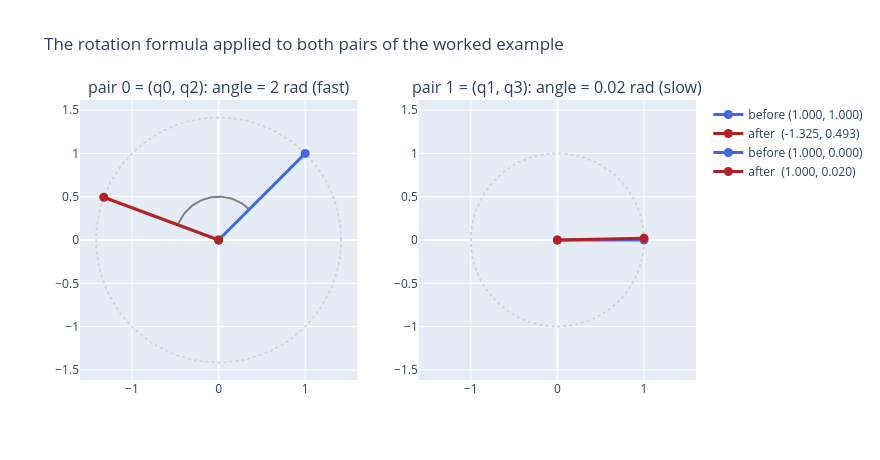

Notebook source saved alongside this figure:
### Markdown cell above
### Graph 1 -- a rotation, drawn

Pair 0 (indices 0 and 2) starts at $(1,1)$ and rotates by $2$ radians; pair 1
(indices 1 and 3) starts at $(1,0)$ and rotates by only $0.02$ radians --
different starting points, but literally the same rotation-matrix formula,
just with a different frequency plugged in. The gray arc traces the sweep
from the blue (before) arrow to the red (after) arrow.

### Code cell
def rotate2d(vec, theta_rad):
    c, s = math.cos(theta_rad), math.sin(theta_rad)
    rotation = np.array([[c, -s], [s, c]])
    return rotation @ np.array(vec)

assert np.allclose(rotate2d([1.0, 1.0], 2.0), [-1.3254, 0.4932], atol=1e-3)
assert np.allclose(rotate2d([1.0, 0.0], 0.02), [0.9998, 0.0200], atol=1e-3)

specs = [((1.0, 1.0), 2.0, "pair 0 = (q0, q2): angle = 2 rad (fast)"),
         ((1.0, 0.0), 0.02, "pair 1 = (q1, q3): angle = 0.02 rad (slow)")]
fig1 = make_subplots(rows=1, cols=2, subplot_titles=[s[2] for s in specs])
for col, (before_vec, angle, _) in enumerate(specs, start=1):
    before = np.array(before_vec)
    after = rotate2d(before_vec, angle)
    r_circle = math.hypot(*before)
    theta_circle = np.linspace(0, 2 * math.pi, 100)
    start = math.atan2(before[1], before[0])
    arc = np.linspace(start, start + angle, 50)
    r_arc = 0.5

    fig1.add_trace(go.Scatter(x=r_circle * np.cos(theta_circle), y=r_circle * np.sin(theta_circle),
                               mode="lines", line=dict(color="lightgray", dash="dot"),
                               showlegend=False, hoverinfo="skip"), row=1, col=col)
    fig1.add_trace(go.Scatter(x=r_arc * np.cos(arc), y=r_arc * np.sin(arc), mode="lines",
                               line=dict(color="gray", width=2), showlegend=False, hoverinfo="skip"),
                   row=1, col=col)
    fig1.add_trace(go.Scatter(x=[0, before[0]], y=[0, before[1]], mode="lines+markers",
                               line=dict(color="royalblue", width=3), marker=dict(size=9),
                               name=f"before ({before[0]:.3f}, {before[1]:.3f})"), row=1, col=col)
    fig1.add_trace(go.Scatter(x=[0, after[0]], y=[0, after[1]], mode="lines+markers",
                               line=dict(color="firebrick", width=3), marker=dict(size=9),
                               name=f"after  ({after[0]:.3f}, {after[1]:.3f})"), row=1, col=col)
    xaxis_name = "x" if col == 1 else f"x{col}"
    fig1.update_xaxes(range=[-1.6, 1.6], zeroline=True, row=1, col=col)
    fig1.update_yaxes(range=[-1.6, 1.6], zeroline=True, scaleanchor=xaxis_name, scaleratio=1, row=1, col=col)

fig1.update_layout(title="The rotation formula applied to both pairs of the worked example", width=880, height=460)
fig1.show()

### Figure 1 — Plotly figure (JSON) as saved in the notebook; plotly's stock layout.template omitted (floating-point values rounded to 4 significant figures)
{"data": [{"hoverinfo": "skip", "line": {"color": "lightgray", "dash": "dot"}, "mode": "lines", "showlegend": false, "type": "scatter", "x": [1.414, 1.411, 1.403, 1.389, 1.369, 1.344, 1.313, 1.277, 1.236, 1.19, 1.139, 1.083, 1.024, 0.9596, 0.8917, 0.8203, 0.7456, 0.6679, 0.5875, 0.5047, 0.4199, 0.3334, 0.2456, 0.1567, 0.06729, -0.02244, -0.1121, -0.2013, -0.2896, -0.3769, -0.4625, -0.5464, -0.628, -0.7071, -0.7834, -0.8565, -0.9261, -0.992, -1.054, -1.112, -1.165, -1.213, -1.257, -1.296, -1.329, -1.357, -1.379, -1.396, -1.408, -1.414, -1.414, -1.408, -1.396, -1.379, -1.357, -1.329, -1.296, -1.257, -1.213, -1.165, -1.112, -1.054, -0.992, -0.9261, -0.8565, -0.7834, -0.7071, -0.628, -0.5464, -0.4625, -0.3769, -0.2896, -0.2013, -0.1121, -0.02244, 0.06729, 0.1567, 0.2456, 0.3334, 0.4199, 0.5047, 0.5875, 0.6679, 0.7456, 0.8203, 0.8917, 0.9596, 1.024, 1.083, 1.139, 1.19, 1.236, 1.277, 1.313, 1.344, 1.369, 1.389, 1.403, 1.411, 1.414], "xaxis": "x", "y": [0.0, 0.08969, 0.179, 0.2676, 0.3552, 0.4413, 0.5256, 0.6078, 0.6876, 0.7646, 0.8385, 0.909, 0.9759, 1.039, 1.098, 1.152, 1.202, 1.247, 1.286, 1.321, 1.35, 1.374, 1.393, 1.405, 1.413, 1.414, 1.41, 1.4, 1.384, 1.363, 1.336, 1.304, 1.267, 1.225, 1.177, 1.125, 1.069, 1.008, 0.943, 0.8742, 0.8019, 0.7264, 0.648, 0.567, 0.4837, 0.3984, 0.3116, 0.2234, 0.1344, 0.04487, -0.04487, -0.1344, -0.2234, -0.3116, -0.3984, -0.4837, -0.567, -0.648, -0.7264, -0.8019, -0.8742, -0.943, -1.008, -1.069, -1.125, -1.177, -1.225, -1.267, -1.304, -1.336, -1.363, -1.384, -1.4, -1.41, -1.414, -1.413, -1.405, -1.393, -1.374, -1.35, -1.321, -1.286, -1.247, -1.202, -1.152, -1.098, -1.039, -0.9759, -0.909, -0.8385, -0.7646, -0.6876, -0.6078, -0.5256, -0.4413, -0.3552, -0.2676, -0.179, -0.08969, -3.464e-16], "yaxis": "y"}, {"hoverinfo": "skip", "line": {"color": "gray", "width": 2}, "mode": "lines", "showlegend": false, "type": "scatter", "x": [0.3536, 0.3388, 0.3235, 0.3077, 0.2914, 0.2746, 0.2573, 0.2396, 0.2215, 0.203, 0.1842, 0.1651, 0.1457, 0.126, 0.1062, 0.08614, 0.06598, 0.0457, 0.02534, 0.004944, -0.01546, -0.03584, -0.05616, -0.07639, -0.09649, -0.1164, -0.1362, -0.1557, -0.1749, -0.1939, -0.2126, -0.2308, -0.2488, -0.2662, -0.2833, -0.2999, -0.3159, -0.3315, -0.3465, -0.3609, -0.3747, -0.3879, -0.4005, -0.4124, -0.4236, -0.434, -0.4438, -0.4528, -0.4611, -0.4686], "xaxis": "x", "y": [0.3536, 0.3677, 0.3812, 0.3941, 0.4063, 0.4179, 0.4287, 0.4389, 0.4483, 0.4569, 0.4648, 0.472, 0.4783, 0.4839, 0.4886, 0.4925, 0.4956, 0.4979, 0.4994, 0.5, 0.4998, 0.4987, 0.4968, 0.4941, 0.4906, 0.4863, 0.4811, 0.4751, 0.4684, 0.4609, 0.4526, 0.4435, 0.4337, 0.4232, 0.412, 0.4001, 0.3875, 0.3743, 0.3605, 0.346, 0.331, 0.3155, 0.2994, 0.2828, 0.2657, 0.2482, 0.2303, 0.212, 0.1933, 0.1744], "yaxis": "y"}, {"line": {"color": "royalblue", "width": 3}, "marker": {"size": 9}, "mode": "lines+markers", "name": "before (1.000, 1.000)", "type": "scatter", "x": [0, 1], "xaxis": "x", "y": [0, 1], "yaxis": "y"}, {"line": {"color": "firebrick", "width": 3}, "marker": {"size": 9}, "mode": "lines+markers", "name": "after  (-1.325, 0.493)", "type": "scatter", "x": [0, -1.325], "xaxis": "x", "y": [0, 0.4932], "yaxis": "y"}, {"hoverinfo": "skip", "line": {"color": "lightgray", "dash": "dot"}, "mode": "lines", "showlegend": false, "type": "scatter", "x": [1.0, 0.998, 0.992, 0.9819, 0.9679, 0.9501, 0.9284, 0.9029, 0.8738, 0.8413, 0.8053, 0.766, 0.7237, 0.6785, 0.6306, 0.5801, 0.5272, 0.4723, 0.4154, 0.3569, 0.2969, 0.2358, 0.1736, 0.1108, 0.04758, -0.01587, -0.07925, -0.1423, -0.2048, -0.2665, -0.3271, -0.3863, -0.4441, -0.5, -0.5539, -0.6056, -0.6549, -0.7015, -0.7453, -0.7861, -0.8237, -0.858, -0.8888, -0.9161, -0.9397, -0.9595, -0.9754, -0.9874, -0.9955, -0.9995, -0.9995, -0.9955, -0.9874, -0.9754, -0.9595, -0.9397, -0.9161, -0.8888, -0.858, -0.8237, -0.7861, -0.7453, -0.7015, -0.6549, -0.6056, -0.5539, -0.5, -0.4441, -0.3863, -0.3271, -0.2665, -0.2048, -0.1423, -0.07925, -0.01587, 0.04758, 0.1108, 0.1736, 0.2358, 0.2969, 0.3569, 0.4154, 0.4723, 0.5272, 0.5801, 0.6306, 0.6785, 0.7237, 0.766, 0.8053, 0.8413, 0.8738, 0.9029, 0.9284, 0.9501, 0.9679, 0.9819, 0.992, 0.998, 1.0], "xaxis": "x2", "y": [0.0, 0.06342, 0.1266, 0.1893, 0.2511, 0.312, 0.3717, 0.4298, 0.4862, 0.5406, 0.5929, 0.6428, 0.6901, 0.7346, 0.7761, 0.8146, 0.8497, 0.8815, 0.9096, 0.9341, 0.9549, 0.9718, 0.9848, 0.9938, 0.9989, 0.9999, 0.9969, 0.9898, 0.9788, 0.9638, 0.945, 0.9224, 0.896, 0.866, 0.8326, 0.7958, 0.7557, 0.7127, 0.6668, 0.6182, 0.5671, 0.5137, 0.4582, 0.4009, 0.342, 0.2817, 0.2203, 0.158, 0.09506, 0.03173, -0.03173, -0.09506, -0.158, -0.2203, -0.2817, -0.342, -0.4009, -0.4582, -0.5137, -0.5671, -0.6182, -0.6668, -0.7127, -0.7557, -0.7958, -0.8326, -0.866, -0.896, -0.9224, -0.945, -0.9638, -0.9788, -0.9898, -0.9969, -0.9999, -0.9989, -0.9938, -0.9848, -0.9718, -0.9549, -0.9341, -0.9096, -0.8815, -0.8497, -0.8146, -0.7761, -0.7346, -0.6901, -0.6428, -0.5929, -0.5406, -0.4862, -0.4298, -0.3717, -0.312, -0.2511, -0.1893, -0.1266, -0.06342, -2.449e-16], "yaxis": "y2"}, {"hoverinfo": "skip", "line": {"color": "gray", "width": 2}, "mode": "lines", "showlegend": false, "type": "scatter", "x": [0.5, 0.5, 0.5, 0.5, 0.5, 0.5, 0.5, 0.5, 0.5, 0.5, 0.5, 0.5, 0.5, 0.5, 0.5, 0.5, 0.5, 0.5, 0.5, 0.5, 0.5, 0.5, 0.5, 0.5, 0.5, 0.5, 0.5, 0.5, 0.5, 0.5, 0.5, 0.5, 0.5, 0.5, 0.5, 0.4999, 0.4999, 0.4999, 0.4999, 0.4999, 0.4999, 0.4999, 0.4999, 0.4999, 0.4999, 0.4999, 0.4999, 0.4999, 0.4999, 0.4999], "xaxis": "x2", "y": [0.0, 0.0002041, 0.0004082, 0.0006122, 0.0008163, 0.00102, 0.001224, 0.001429, 0.001633, 0.001837, 0.002041, 0.002245, 0.002449, 0.002653, 0.002857, 0.003061, 0.003265, 0.003469, 0.003673, 0.003878, 0.004082, 0.004286, 0.00449, 0.004694, 0.004898, 0.005102, 0.005306, 0.00551, 0.005714, 0.005918, 0.006122, 0.006326, 0.00653, 0.006734, 0.006939, 0.007143, 0.007347, 0.007551, 0.007755, 0.007959, 0.008163, 0.008367, 0.008571, 0.008775, 0.008979, 0.009183, 0.009387, 0.009591, 0.009795, 0.009999], "yaxis": "y2"}, {"line": {"color": "royalblue", "width": 3}, "marker": {"size": 9}, "mode": "lines+markers", "name": "before (1.000, 0.000)", "type": "scatter", "x": [0, 1], "xaxis": "x2", "y": [0, 0], "yaxis": "y2"}, {"line": {"color": "firebrick", "width": 3}, "marker": {"size": 9}, "mode": "lines+markers", "name": "after  (1.000, 0.020)", "type": "scatter", "x": [0, 0.9998], "xaxis": "x2", "y": [0, 0.02], "yaxis": "y2"}], "layout": {"annotations": [{"font": {"size": 16}, "showarrow": false, "text": "pair 0 = (q0, q2): angle = 2 rad (fast)", "x": 0.225, "xanchor": "center", "xref": "paper", "y": 1, "yanchor": "bottom", "yref": "paper"}, {"font": {"size": 16}, "showarrow": false, "text": "pair 1 = (q1, q3): angle = 0.02 rad (slow)", "x": 0.775, "xanchor": "center", "xref": "paper", "y": 1, "yanchor": "bottom", "yref": "paper"}], "height": 460, "title": {"text": "The rotation formula applied to both pairs of the worked example"}, "width": 880, "xaxis": {"anchor": "y", "domain": [0, 0.45], "range": [-1.6, 1.6], "zeroline": true}, "xaxis2": {"anchor": "y2", "domain": [0.55, 1], "range": [-1.6, 1.6], "zeroline": true}, "yaxis": {"anchor": "x", "domain": [0, 1], "range": [-1.6, 1.6], "scaleanchor": "x", "scaleratio": 1, "zeroline": true}, "yaxis2": {"anchor": "x2", "domain": [0, 1], "range": [-1.6, 1.6], "scaleanchor": "x2", "scaleratio": 1, "zeroline": true}}}
